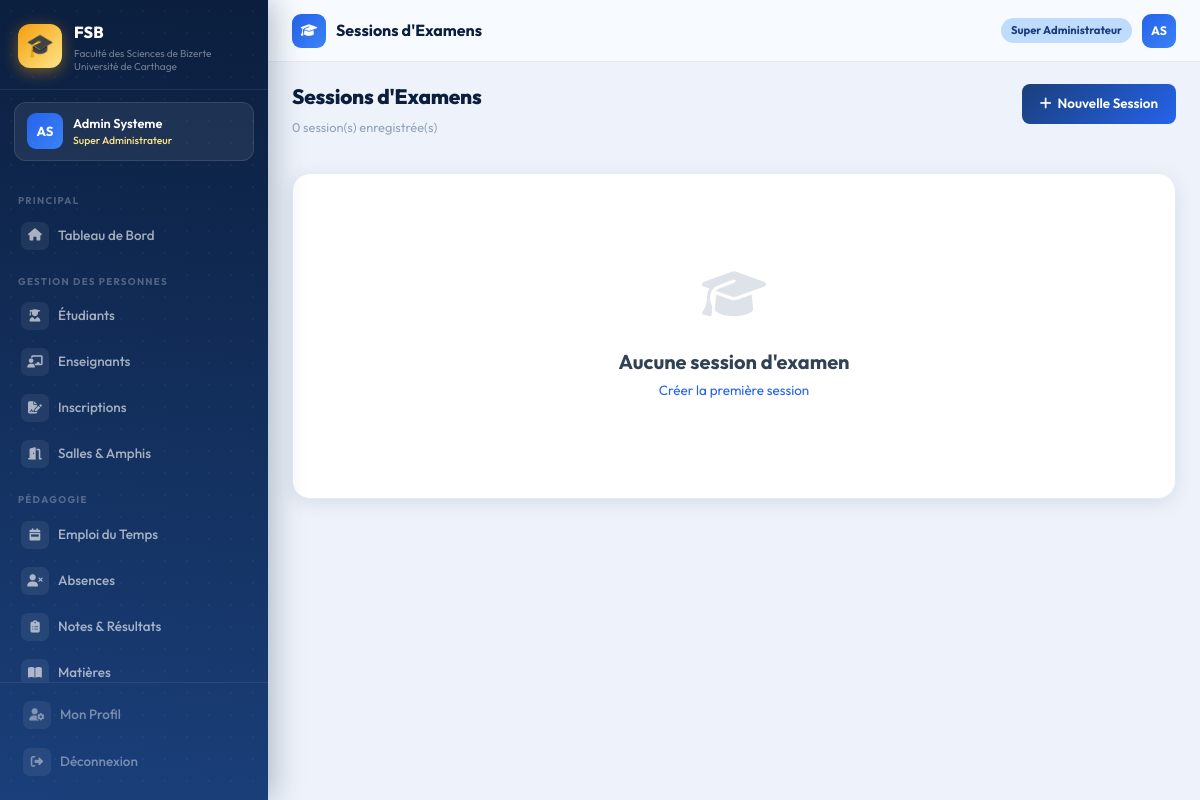
The page /examens/sessions/ (signed in) on the database as committed earlier.
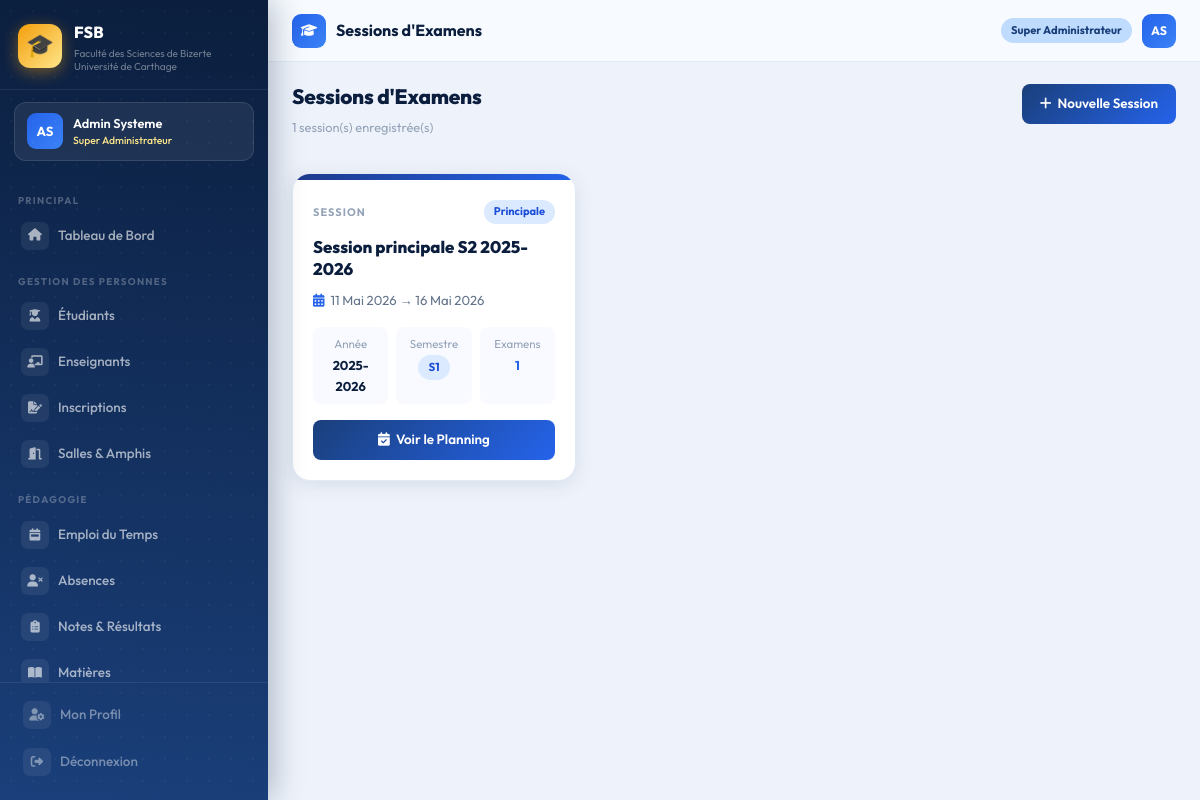
The same page on the database as committed later.
### examens/models.py (models this page shows, shortened)
class SessionExamen(models.Model):
    TYPE_CHOICES = [
        ('principale', 'Principale'),
        ('rattrapage',  'Rattrapage'),
    ]
    nom                 = models.CharField(max_length=100)
    type_session        = models.CharField(max_length=15, choices=TYPE_CHOICES)
    annee_universitaire = models.CharField(max_length=9)
    semestre            = models.IntegerField(choices=[(1,'S1'),(2,'S2')])
    date_debut          = models.DateField()
    date_fin            = models.DateField()

### examens/views.py (the view)
@login_required
def liste_sessions(request):
    sessions = SessionExamen.objects.order_by('-date_debut')
    return render(request, 'examens/sessions.html', {'sessions': sessions})

### accounts/models.py (called while the page is built)
    @property
    def is_super_admin(self):
        return self.role == 'super_admin'

### templates/examens/sessions.html (shortened to what this page needs)
{% extends 'base.html' %}
{% block page_icon %}<i class="fas fa-graduation-cap"></i>{% endblock %}
{% block page_title %}Sessions d'Examens{% endblock %}
{% block content %}
<div class="page-header">
    <div>
        <h1>Sessions d'Examens</h1>
        <p class="sub">{{ sessions.count }} session(s) enregistrée(s)</p>
    </div>
    <a href="{% url 'examens:ajouter_session' %}" class="btn-primary-fsb">
        <i class="fas fa-plus"></i> Nouvelle Session
    </a>
</div>
{% if sessions %}
<div class="row g-3">
    {% for s in sessions %}
    <div class="col-lg-4 col-md-6 fu fu{{ forloop.counter }}">
        <div class="card-fsb" style="overflow:hidden">
            <div class="bande-haut
            {% if s.type_session == 'principale' %}bande-principale
            {% else %}bande-secondaire{% endif %}">
            </div>
            <div class="contenu-session">
                <div style="display:flex;align-items:center;justify-content:space-between;margin-bottom:12px">
                    <span style="font-size:0.68rem;font-weight:700;letter-spacing:0.1em;
                       text-transform:uppercase;color:#94a3b8">Session</span>
                    <span class="badge-pill {% if s.type_session == 'principale' %}b-blue{% else %}b-yellow{% endif %}">
                        {{ s.get_type_session_display }}
                    </span>
                </div>
                <div style="font-size:1.05rem;font-weight:800;color:#0b1e3d;
                    margin-bottom:10px;line-height:1.3">
                    {{ s.nom }}
                </div>
                <div style="display:flex;align-items:center;gap:6px;
                    font-size:0.82rem;color:#64748b;margin-bottom:16px">
                    <i class="fas fa-calendar-alt" style="color:#2563eb"></i>
                    {{ s.date_debut|date:"d M Y" }} &rarr; {{ s.date_fin|date:"d M Y" }}
                </div>
                <div style="display:grid;grid-template-columns:1fr 1fr 1fr;
                    gap:8px;margin-bottom:16px">
                    <div style="background:#f8faff;border-radius:8px;padding:8px;text-align:center">
                        <div style="font-size:0.72rem;color:#94a3b8;margin-bottom:2px">Année</div>
                        <div style="font-size:0.8rem;font-weight:700;color:#0b1e3d">
                            {{ s.annee_universitaire }}
                        </div>
                    </div>
                    <div style="background:#f8faff;border-radius:8px;padding:8px;text-align:center">
                        <div style="font-size:0.72rem;color:#94a3b8;margin-bottom:2px">Semestre</div>
                        <span class="badge-pill b-blue" style="font-size:0.72rem">S{{ s.semestre }}</span>
                    </div>
                    <div style="background:#f8faff;border-radius:8px;padding:8px;text-align:center">
                        <div style="font-size:0.72rem;color:#94a3b8;margin-bottom:2px">Examens</div>
                        <div style="font-size:0.8rem;font-weight:700;color:#2563eb">
                            {{ s.planningexamen_set.count }}
                        </div>
                    </div>
                </div>
                <a href="{% url 'examens:planning' %}?session={{ s.pk }}" class="btn-primary-fsb w-100"
                    style="justify-content:center">
                    <i class="fas fa-calendar-check"></i> Voir le Planning
                </a>
            </div>
        </div>
    </div>
</div>
{% endfor %}
</div>
{% else %}
<div class="card-fsb fu">
    <div class="card-fsb-body">
        <div class="empty-state" style="padding:60px">
            <div class="empty-icon"><i class="fas fa-graduation-cap"></i></div>
            <h5>Aucune session d'examen</h5>
            <p>
                <a href="{% url 'examens:ajouter_session' %}" style="color:#2563eb">
                    Créer la première session
                </a>
            </p>
        </div>
    </div>
</div>
{% endif %}
{% endblock %}

Rows that differ between the two databases and show on the page:
added SessionExamen: type_session "Principale", nom "Session principale S2 2025-2026", date_debut "11 Mai 2026", date_fin "16 Mai 2026", annee_universitaire "2025-2026", semestre "1", planningexamen_set.count "1"
Other text that changed with them:
{{ sessions.count }}: "0" → "1"
text no longer shown: "Aucune session d'examen Créer la première session"
